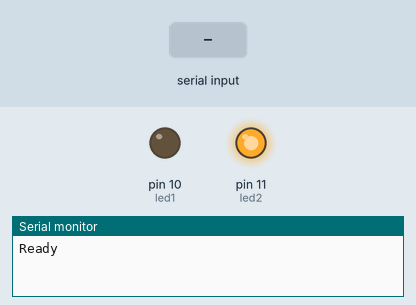
Simulated run of this sketch. Board: Arduino Uno, built with avr-gcc and run on an emulated ATmega328P. Parts: output pins drawn as LEDs (lit = HIGH), the last lines printed to the serial monitor. The test bench sets the inputs (shaded band).

Above: at 1.2 s.
1.3 s: "talk\n" received over the second serial link
At 2.5 s:
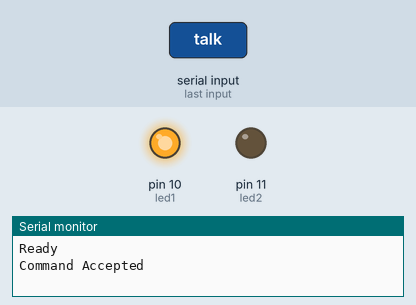
2.8 s: "drive\n" received over the second serial link
At 3.6 s:
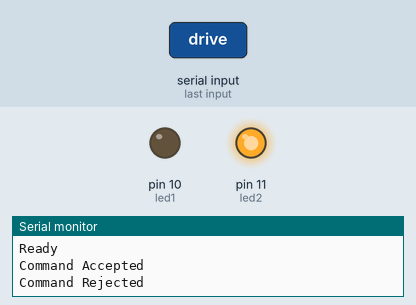
Timing chart, 0 to 5.8 s (numbered marks = the images above; inputs shaded):
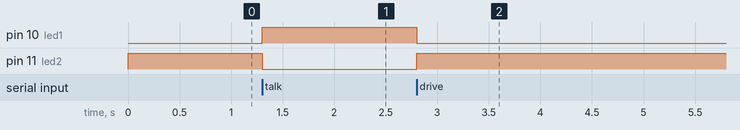

Measured:
- after the input at 1.3 s, pin 10 (led1): LOW → HIGH at once; pin 11 (led2): HIGH → LOW at once
- after the input at 2.8 s, pin 10 (led1): HIGH → LOW at once; pin 11 (led2): LOW → HIGH at once

The sketch:

Switch.ino
```cpp
// Author: Jerek Shoemaker
// Latest Revision: October 9, 2015

#include <SoftwareSerial.h>
char letter = '0';
char words[20];
int index = 0;
int led1 = 10;
int led2 = 11;
SoftwareSerial bee(2, 3);

void setup() {
  pinMode(led1, OUTPUT);
  pinMode(led2, OUTPUT);

  Serial.begin(9600);
  bee.begin(9600);

  digitalWrite(led1, LOW);
  digitalWrite(led2, HIGH);
  Serial.println("Ready");
}

void loop() { // run over and over
  while(bee.available() > 0)
  {
    letter = bee.read();
    if(letter != '\n' && letter != ' ' && letter != '\r')
    {
      letter = tolower(letter);
      words[index] = letter;
      index++;
      words[index] = '\0';
    }
    else
    {
      words[index] = '\0';
      index = 0;
      if(strcmp(words, "talk") == 0)
      {
        Serial.println("Command Accepted");
        digitalWrite(led1, HIGH);
        digitalWrite(led2, LOW);
      }
      if(strcmp(words, "drive") == 0)
      {
        Serial.println("Command Rejected");
        digitalWrite(led1, LOW);
        digitalWrite(led2, HIGH);
      }
    }
  }
  words[index] = '\0';
  if(strcmp(words, "drive") == 0)
  {
    Serial.println("Command Accepted");
    digitalWrite(led1, HIGH);
    digitalWrite(led2, LOW);
  }
  if(strcmp(words, "talk") == 0)
  {
    Serial.println("Command Rejected");
    digitalWrite(led1, LOW);
    digitalWrite(led2, HIGH);
  }
  index = 0;
}
```
